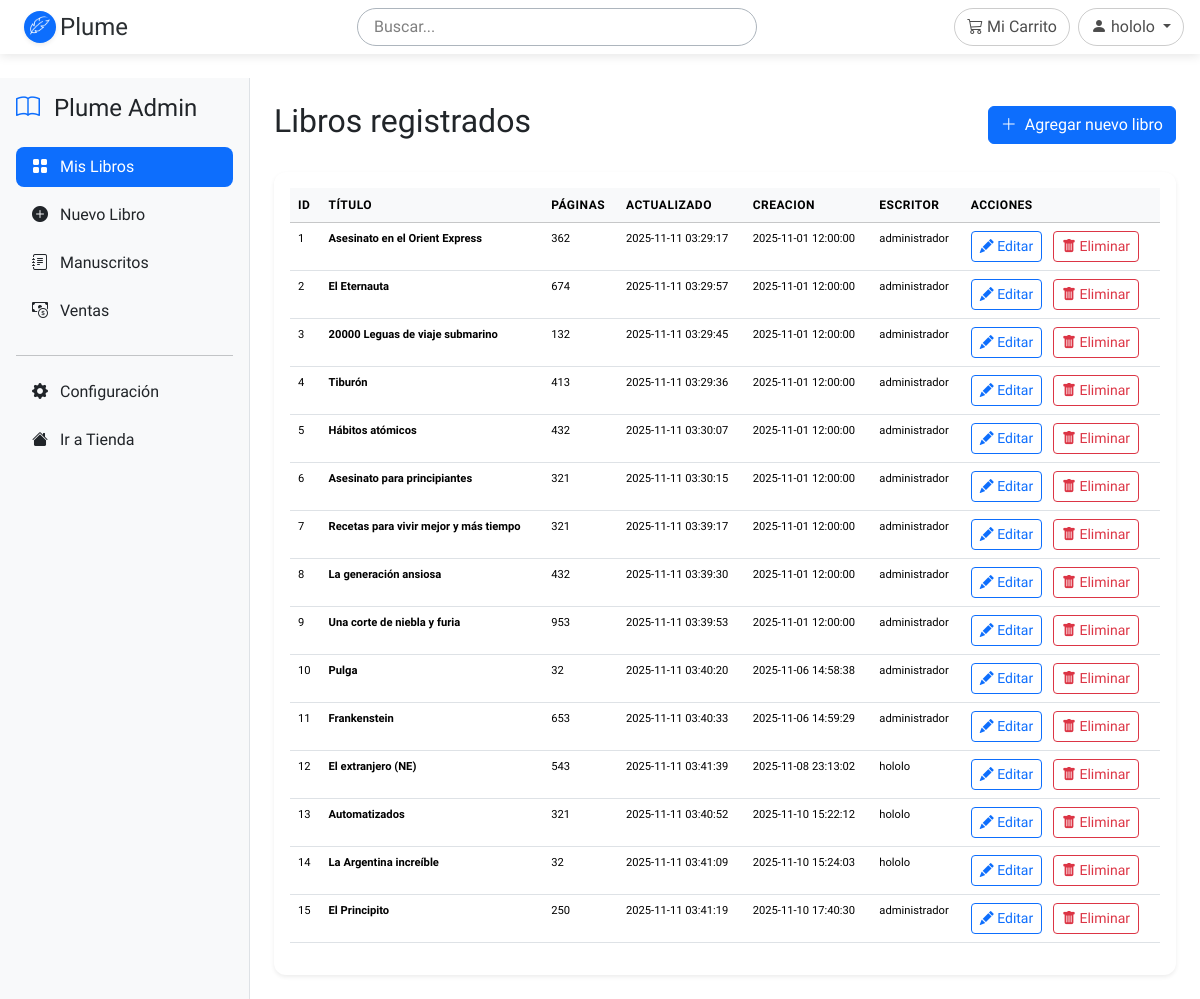
Page /admin (signed in) on the committed database.
### app/models/models.py (models this page shows)
class User(UserMixin, database.Model):
    __tablename__ = 'users'
    id = database.Column(database.Integer, primary_key=True)
    name = database.Column(database.String(100), nullable=False)
    password_hash = database.Column(database.String(255), nullable=False)
    email = database.Column(database.String(50), nullable=False, unique=True)
    type = database.Column(database.String(50), nullable=False) # writer, editor
    created_at = database.Column(database.DateTime, default=database.func.now())

class Book(database.Model):
    __tablename__ = 'books'
    id = database.Column(database.Integer, primary_key=True)
    title = database.Column(database.String(100), nullable=False, default='Libro')
    description = database.Column(database.Text, nullable=True)
    genre = database.Column(database.String(20), nullable=False)
    pages = database.Column(database.Integer, nullable=True)
    price = database.Column(database.Float, default=15000.0)
    status = database.Column(database.String(50), default='draft')  # draft, in_review, approved, published
    cover_url = database.Column(database.String(200), nullable=True)
    author_id = database.Column(database.Integer, database.ForeignKey('users.id'))
    author = database.relationship('User', backref='books')
    publish_date = database.Column(database.DateTime, default=database.func.now())
    last_update = database.Column(database.DateTime, default=database.func.now(), onupdate=database.func.now())

### app/blueprints/admin/routes.py (the view)
@admin.route("/admin")
@login_required
def dashboard():
    books = Book.query.all()
    return render_template("admin/dashboard.html", books = books)

### app/templates/admin/dashboard.html (shortened to what this page needs)
{% extends "base.html" %}
{% block content %}
<div class="d-flex">
    {% include 'components/admin_panel.html' %}
    <div class="flex-grow-1 p-4">
        <div class="d-flex justify-content-between align-items-center mb-4">
            <h2>Libros registrados</h2>
            <a href="{{ url_for('admin.create') }}" class="btn btn-primary">
                <i class="bi bi-plus-lg me-1"></i>
                Agregar nuevo libro
            </a>
        </div>
        <div class="card shadow-sm">
            <div class="card-body">
                <table class="table table-hover">
                    <thead class="table-light">
                        <tr>
                            <th>ID</th>
                            <th>Título</th>
                            <th>Páginas</th>
                            <th>Actualizado</th>
                            <th>Creacion</th>
                            <th>Escritor</th>
                            <th>Acciones</th>
                        </tr>
                    </thead>
                    <tbody>
                        {% if books %}
                            {% for b in books %}
                            <tr>
                                <td>{{ b.id }}</td>
                                <td><strong>{{ b.title }}</strong></td>
                                <td>{{ b.pages }}</td>
                                <td>{{ b.last_update }}</td>
                                <td>{{ b.publish_date }}</td>
                                <td>{{ b.author.name }}</td>
                                <td>
                                    <a href="{{ url_for('admin.edit', id=b.id) }}" class="btn btn-sm btn-outline-primary me-2">
                                        <i class="bi bi-pencil-fill"></i>
                                        Editar
                                    </a>
                                    <form action="{{ url_for('admin.delete', id=b.id) }}" method="POST" style="display: inline;">
                                        <button type="submit" class="btn btn-sm btn-outline-danger" onclick="return confirm('¿Eliminar este libro?')">
                                            <i class="bi bi-trash-fill"></i>
                                            Eliminar
                                        </button>
                                    </form>
                                </td>
                            </tr>
                            {% endfor %}
                        {% endif %}
                    </tbody>
                </table>
            </div>
        </div>
    </div>
</div>
{% endblock %}

### app/templates/components/header.html (shortened to what this page needs)
<header id="mainHeader" class="position-relative py-2 mb-1 px-3 bg-transparent" style="z-index: 9999;">
    <div class="d-flex align-items-center justify-content-between">
        <a href="/" class="d-flex align-items-center px-2 text-decoration-none rounded-pill">
            <div class="me-1">
                {% include 'components/plumeIcon.html' %}
            </div>
            <span class="fs-4 text-secondary-emphasis">Plume</span>
        </a>
        <div class="d-none d-lg-flex align-items-center flex-grow-1 justify-content-between ms-4">
            <form class="d-flex mx-auto flex-grow-1 justify-content-center" role="search"
                  action="" method="get" style="max-width: 400px;">
                <input class="form-control rounded-pill border border-dark-subtle bg-transparent px-3"
                       type="search"
                       placeholder="Buscar..."
                       aria-label="Search"
                       name="q">
            </form>
            <div class="d-flex align-items-center gap-2">
                {% if current_user.is_authenticated %}
                <a href="{{ url_for('shop.cart') }}" class="btn btn-outline-secondary rounded-pill">
                    <i class="bi bi-cart3"></i>
                    <span>Mi Carrito</span>
                </a>
                {% endif %}
                {% if current_user.is_authenticated %}
                <div class="dropdown">
                    <button class="btn btn-outline-secondary rounded-pill dropdown-toggle" type="button" id="userDropdown" data-bs-toggle="dropdown">
                        <i class="bi bi-person-fill"></i>
                        {{ current_user.name }}
                    </button>
                </div>
                {% else %}
                <a href="{{ url_for('auth.login') }}" class="btn btn-outline-secondary rounded-pill">
                    Iniciar Sesión
                </a>
                {% endif %}
            </div>
        </div>
    </div>
</header>

### app/static/css/custom.css (style rules this page uses)
:root { --bs-body-font-family: 'Lexend', sans-serif; }
body { font-family: 'Lexend', sans-serif !important; background: transparent !important; }
h1,h2,h3,h4,h5,h6, .display-1,.display-2,.display-3,.display-4 { font-family: 'Lexend', sans-serif !important; }

### app/templates/components/header.html (style rules this page uses)
#mainHeader { top: 0; z-index: 1000; box-shadow: 0 2px 10px rgba(0, 0, 0, 0.1); transition: background-color 0.3s ease, box-shadow 0.3s ease; }
.form-control::placeholder { color: rgba(0, 0, 0, 0.5); }
.btn-outline-secondary { border-color: rgba(0, 0, 0, 0.2); color: rgba(0, 0, 0, 0.7); transition: all 0.3s ease; }

### app/templates/admin/dashboard.html (style rules this page uses)
.card { border: none; border-radius: 12px; }
.table th { font-weight: 600; text-transform: uppercase; font-size: 0.75rem; letter-spacing: 0.5px; }
.table tr { font-size: 0.7rem; }

### rows in the picture
User: name "hololo"
Book: id "1", title "Asesinato en el Orient Express", pages "362", last_update "2025-11-11 03:29:17", publish_date "2025-11-01 12:00:00", author.name "administrador"
Book: id "2", title "El Eternauta", pages "674", last_update "2025-11-11 03:29:57", publish_date "2025-11-01 12:00:00", author.name "administrador"
Book: id "3", title "20000 Leguas de viaje submarino", pages "132", last_update "2025-11-11 03:29:45", publish_date "2025-11-01 12:00:00", author.name "administrador"
Book: id "4", title "Tiburón", pages "413", last_update "2025-11-11 03:29:36", publish_date "2025-11-01 12:00:00", author.name "administrador"
Book: id "5", title "Hábitos atómicos", pages "432", last_update "2025-11-11 03:30:07", publish_date "2025-11-01 12:00:00", author.name "administrador"
Book: id "6", title "Asesinato para principiantes", pages "321", last_update "2025-11-11 03:30:15", publish_date "2025-11-01 12:00:00", author.name "administrador"
Book: id "7", title "Recetas para vivir mejor y más tiempo", pages "321", last_update "2025-11-11 03:39:17", publish_date "2025-11-01 12:00:00", author.name "administrador"
Book: id "8", title "La generación ansiosa", pages "432", last_update "2025-11-11 03:39:30", publish_date "2025-11-01 12:00:00", author.name "administrador"
Book: id "9", title "Una corte de niebla y furia", pages "953", last_update "2025-11-11 03:39:53", publish_date "2025-11-01 12:00:00", author.name "administrador"
Book: id "10", title "Pulga", pages "32", last_update "2025-11-11 03:40:20", publish_date "2025-11-06 14:58:38", author.name "administrador"
Book: id "11", title "Frankenstein", pages "653", last_update "2025-11-11 03:40:33", publish_date "2025-11-06 14:59:29", author.name "administrador"
Book: id "12", title "El extranjero (NE)", pages "543", last_update "2025-11-11 03:41:39", publish_date "2025-11-08 23:13:02", author.name "hololo"
Book: id "13", title "Automatizados", pages "321", last_update "2025-11-11 03:40:52", publish_date "2025-11-10 15:22:12", author.name "hololo"
Book: id "14", title "La Argentina increíble", pages "32", last_update "2025-11-11 03:41:09", publish_date "2025-11-10 15:24:03", author.name "hololo"
Book: id "15", title "El Principito", pages "250", last_update "2025-11-11 03:41:19", publish_date "2025-11-10 17:40:30", author.name "administrador"
